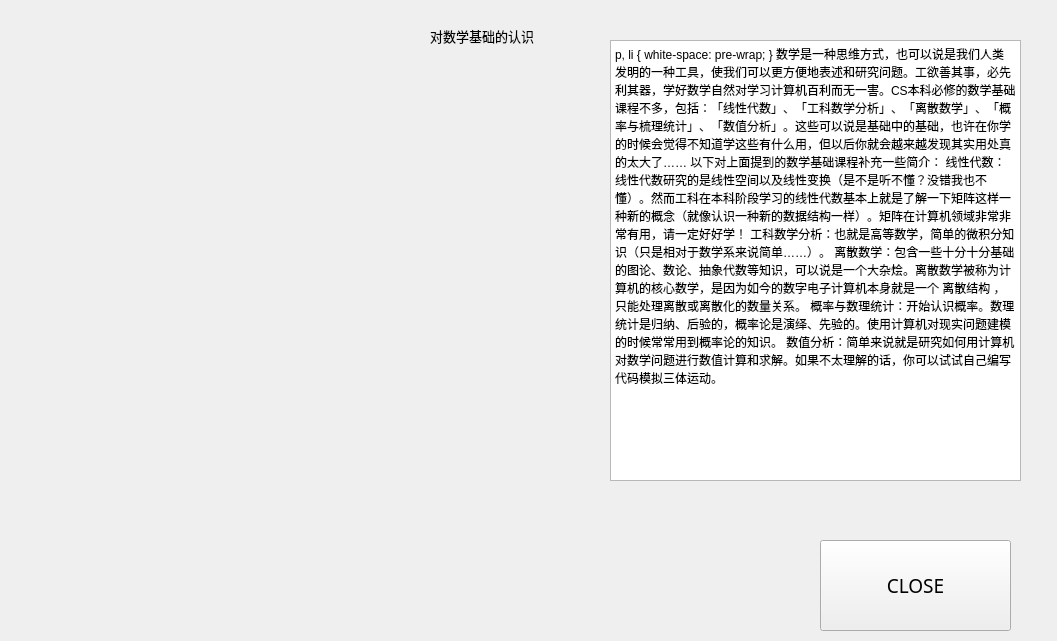
<?xml version="1.0" encoding="UTF-8"?>
<ui version="4.0">
 <class>K4</class>
 <widget class="QWidget" name="K4">
  <property name="geometry">
   <rect>
    <x>0</x>
    <y>0</y>
    <width>1057</width>
    <height>641</height>
   </rect>
  </property>
  <property name="minimumSize">
   <size>
    <width>1057</width>
    <height>641</height>
   </size>
  </property>
  <property name="maximumSize">
   <size>
    <width>1057</width>
    <height>641</height>
   </size>
  </property>
  <property name="windowTitle">
   <string>Form</string>
  </property>
  <widget class="QTextEdit" name="textEdit">
   <property name="geometry">
    <rect>
     <x>610</x>
     <y>40</y>
     <width>411</width>
     <height>441</height>
    </rect>
   </property>
   <property name="html">
    <string>&lt;!DOCTYPE HTML PUBLIC &quot;-//W3C//DTD HTML 4.0//EN&quot; &quot;http://www.w3.org/TR/REC-html40/strict.dtd&quot;&gt;
&lt;html&gt;&lt;head&gt;&lt;meta name=&quot;qrichtext&quot; content=&quot;1&quot; /&gt;&lt;style type=&quot;text/css&quot;&gt;
p, li { white-space: pre-wrap; }
&lt;/style&gt;&lt;/head&gt;&lt;body style=&quot; font-family:'SimSun'; font-size:7.2pt; font-weight:400; font-style:normal;&quot;&gt;
&lt;p style=&quot; margin-top:0px; margin-bottom:0px; margin-left:0px; margin-right:0px; -qt-block-indent:0; text-indent:0px;&quot;&gt;&lt;span style=&quot; font-size:10pt; font-weight:600;&quot;&gt;数学是一种思维方式，也可以说是我们人类发明的一种工具，使我们可以更方便地表述和研究问题。工欲善其事，必先利其器，学好数学自然对学习计算机百利而无一害。CS本科必修的数学基础课程不多，包括：「线性代数」、「工科数学分析」、「离散数学」、「概率与梳理统计」、「数值分析」。这些可以说是基础中的基础，也许在你学的时候会觉得不知道学这些有什么用，但以后你就会越来越发现其实用处真的太大了……&lt;/span&gt;&lt;/p&gt;
&lt;p style=&quot; margin-top:12px; margin-bottom:12px; margin-left:0px; margin-right:0px; -qt-block-indent:0; text-indent:0px;&quot;&gt;&lt;span style=&quot; font-size:10pt; font-weight:600;&quot;&gt;以下对上面提到的数学基础课程补充一些简介：&lt;/span&gt;&lt;/p&gt;
&lt;p style=&quot; margin-top:12px; margin-bottom:12px; margin-left:0px; margin-right:0px; -qt-block-indent:0; text-indent:0px;&quot;&gt;&lt;span style=&quot; font-size:10pt; font-weight:600;&quot;&gt;线性代数：线性代数研究的是线性空间以及线性变换（是不是听不懂？没错我也不懂）。然而工科在本科阶段学习的线性代数基本上就是了解一下矩阵这样一种新的概念（就像认识一种新的数据结构一样）。矩阵在计算机领域非常非常有用，请一定好好学！&lt;/span&gt;&lt;/p&gt;
&lt;p style=&quot; margin-top:12px; margin-bottom:12px; margin-left:0px; margin-right:0px; -qt-block-indent:0; text-indent:0px;&quot;&gt;&lt;span style=&quot; font-size:10pt; font-weight:600;&quot;&gt;工科数学分析：也就是高等数学，简单的微积分知识（只是相对于数学系来说简单……）。&lt;/span&gt;&lt;/p&gt;
&lt;p style=&quot; margin-top:12px; margin-bottom:12px; margin-left:0px; margin-right:0px; -qt-block-indent:0; text-indent:0px;&quot;&gt;&lt;span style=&quot; font-size:10pt; font-weight:600;&quot;&gt;离散数学：包含一些十分十分基础的图论、数论、抽象代数等知识，可以说是一个大杂烩。离散数学被称为计算机的核心数学，是因为如今的数字电子计算机本身就是一个&lt;/span&gt;&lt;a href=&quot;https://www.zhihu.com/search?q=%E7%A6%BB%E6%95%A3%E7%BB%93%E6%9E%84&amp;amp;search_source=Entity&amp;amp;hybrid_search_source=Entity&amp;amp;hybrid_search_extra=%7B%22sourceType%22%3A%22answer%22%2C%22sourceId%22%3A690957563%7D&quot;&gt;&lt;span style=&quot; font-size:10pt; font-weight:600; text-decoration: underline; color:#0000ff;&quot;&gt;离散结构&lt;/span&gt;&lt;/a&gt;&lt;span style=&quot; font-size:10pt; font-weight:600;&quot;&gt;，只能处理离散或离散化的数量关系。&lt;/span&gt;&lt;/p&gt;
&lt;p style=&quot; margin-top:12px; margin-bottom:12px; margin-left:0px; margin-right:0px; -qt-block-indent:0; text-indent:0px;&quot;&gt;&lt;span style=&quot; font-size:10pt; font-weight:600;&quot;&gt;概率与数理统计：开始认识概率。数理统计是归纳、后验的，概率论是演绎、先验的。使用计算机对现实问题建模的时候常常用到概率论的知识。&lt;/span&gt;&lt;/p&gt;
&lt;p style=&quot; margin-top:12px; margin-bottom:12px; margin-left:0px; margin-right:0px; -qt-block-indent:0; text-indent:0px;&quot;&gt;&lt;span style=&quot; font-size:10pt; font-weight:600;&quot;&gt;数值分析：简单来说就是研究如何用计算机对数学问题进行数值计算和求解。如果不太理解的话，你可以试试自己编写代码模拟三体运动。&lt;/span&gt;&lt;/p&gt;&lt;/body&gt;&lt;/html&gt;</string>
   </property>
  </widget>
  <widget class="QLabel" name="label">
   <property name="geometry">
    <rect>
     <x>430</x>
     <y>0</y>
     <width>161</width>
     <height>71</height>
    </rect>
   </property>
   <property name="font">
    <font>
     <family>黑体</family>
     <pointsize>10</pointsize>
    </font>
   </property>
   <property name="text">
    <string>对数学基础的认识</string>
   </property>
  </widget>
  <widget class="QPushButton" name="c1">
   <property name="geometry">
    <rect>
     <x>820</x>
     <y>540</y>
     <width>191</width>
     <height>91</height>
    </rect>
   </property>
   <property name="font">
    <font>
     <family>楷体</family>
     <pointsize>14</pointsize>
    </font>
   </property>
   <property name="text">
    <string>CLOSE</string>
   </property>
  </widget>
 </widget>
 <resources/>
 <connections/>
</ui>
